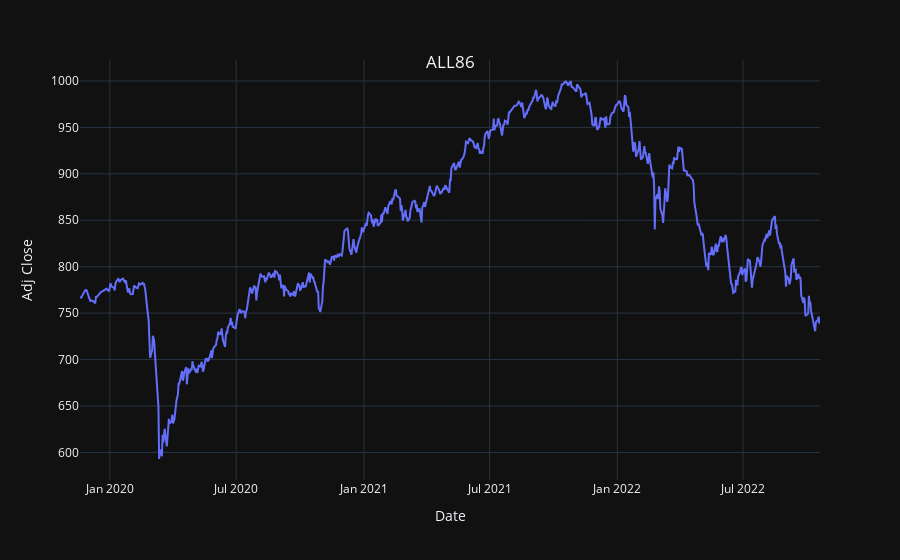

Notebook code cell kept with this figure:
### Code cell
import plotly.express as px

#%matplotlib Qt5Agg

template = "plotly_dark"

fig = px.line(df, x='Date', y="Adj Close", template=template)

fig.update_layout(
    title={
        'text': "ALL86",
        'y':0.9,
        'x':0.5,
        'xanchor': 'center',
        'yanchor': 'top'})
fig.show()

### Figure 1 — Plotly figure (JSON) as saved in the notebook; plotly's stock layout.template omitted (floating-point values rounded to 4 significant figures; data arrays with more than 128 entries replaced by an {"elided": "..."} marker saying what was removed)
{"data": [{"hovertemplate": "Date=%{x}<br>Adj Close=%{y}<extra></extra>", "legendgroup": "", "line": {"color": "#636efa", "dash": "solid"}, "marker": {"symbol": "circle"}, "mode": "lines", "name": "", "orientation": "v", "showlegend": false, "type": "scatter", "x": {"elided": "742 str values"}, "xaxis": "x", "y": {"elided": "742 float values"}, "yaxis": "y"}], "layout": {"legend": {"tracegroupgap": 0}, "margin": {"t": 60}, "title": {"text": "ALL86", "x": 0.5, "xanchor": "center", "y": 0.9, "yanchor": "top"}, "xaxis": {"anchor": "y", "domain": [0, 1], "title": {"text": "Date"}}, "yaxis": {"anchor": "x", "domain": [0, 1], "title": {"text": "Adj Close"}}}}
